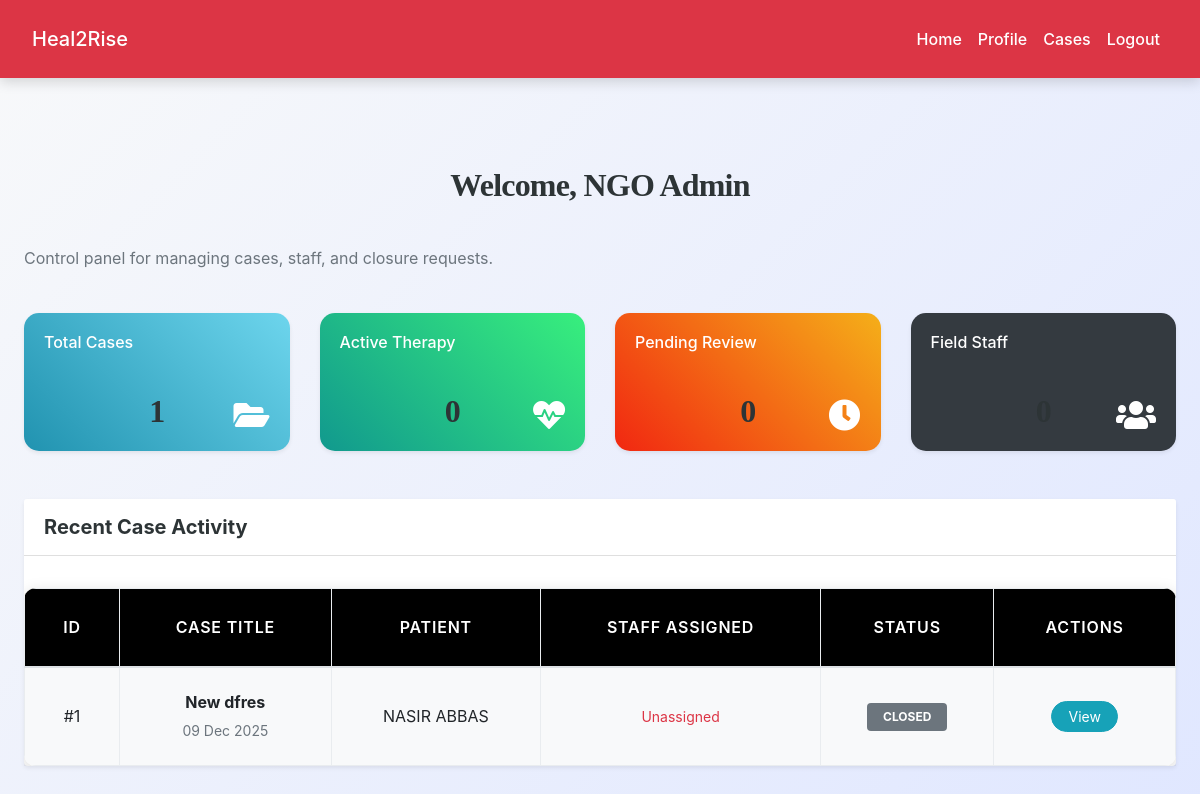
Before: /ngo/dashboard.php (signed in) with the older database file.
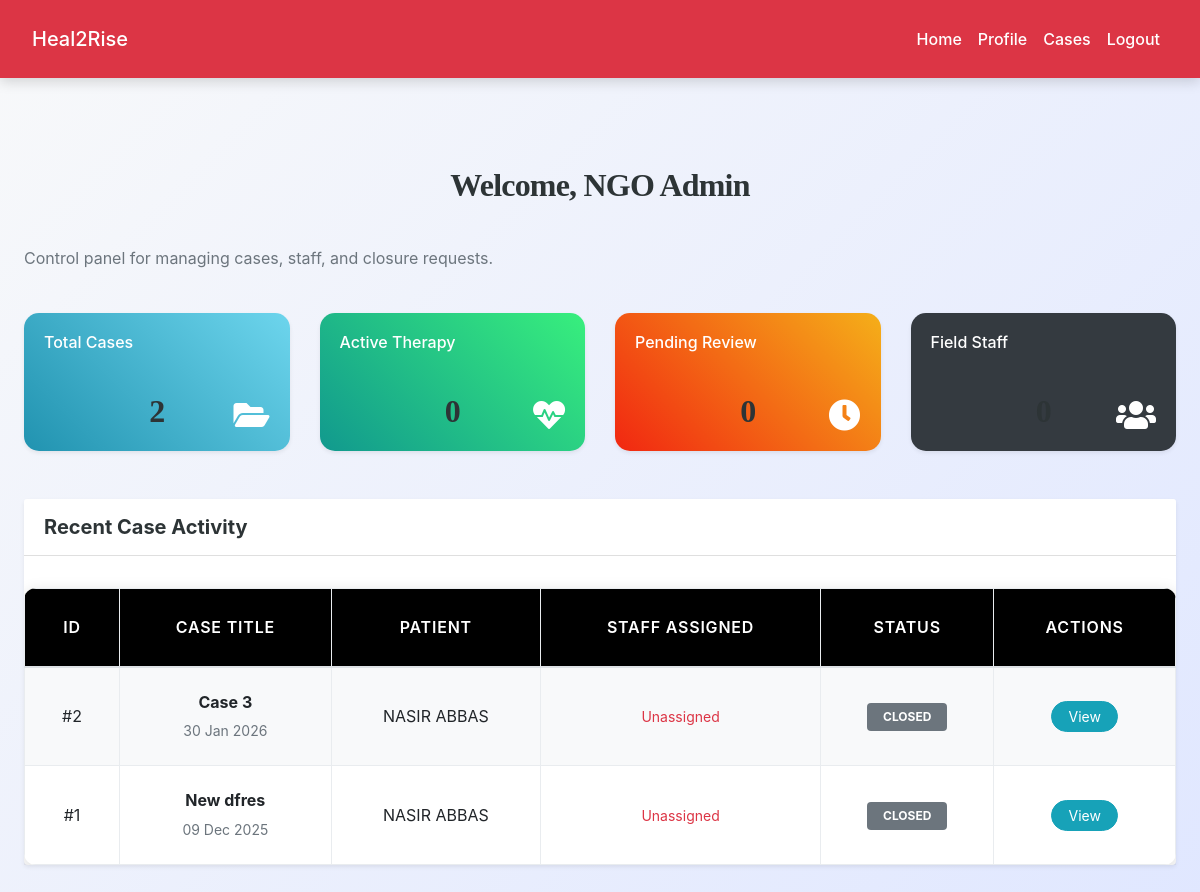
After: the same page with the newer database file.
### tables this page shows
CREATE TABLE `cases` (
  `id` int(11) NOT NULL,
  `case_title` varchar(255) NOT NULL,
  `description` text NOT NULL,
  `user_id` int(11) NOT NULL,
  `assigned_ngo_id` int(11) NOT NULL,
  `assigned_staff_id` int(11) DEFAULT NULL,
  `status` enum('pending','approved','rejected','closed') NOT NULL DEFAULT 'pending',
  `problem_category` text DEFAULT NULL,
  `severity` varchar(50) DEFAULT NULL,
  `risk_level` varchar(50) DEFAULT NULL,
  `created_at` datetime DEFAULT current_timestamp(),
  `closed_at` datetime DEFAULT NULL
);

CREATE TABLE `users` (
  `id` int(11) NOT NULL,
  `name` varchar(255) DEFAULT NULL,
  `email` varchar(255) NOT NULL,
  `password` varchar(255) NOT NULL,
  `phone` varchar(50) DEFAULT NULL,
  `emergency_contact` varchar(255) DEFAULT NULL,
  `role` enum('user','counselor','psychiatrist') NOT NULL DEFAULT 'user',
  `gender` varchar(50) DEFAULT NULL,
  `age` int(11) DEFAULT NULL,
  `status` enum('active','pending','blocked') DEFAULT 'pending',
  `created_at` datetime DEFAULT current_timestamp()
);

### ngo/dashboard.php (the view, shortened to what the changed rows need)
<?php
include('../config.php');
$ngo_id = $_SESSION["id"];
$ngo_name = $_SESSION["ngo_name"] ?? "NGO Admin";
$stats = [];
$stats['total_cases'] = $conn->query("SELECT COUNT(*) FROM cases WHERE assigned_ngo_id = $ngo_id")->fetch_row()[0] ?? 0;
$stats['active_cases'] = $conn->query("SELECT COUNT(*) FROM cases WHERE assigned_ngo_id = $ngo_id AND status = 'approved'")->fetch_row()[0] ?? 0;
$stats['pending_cases'] = $conn->query("SELECT COUNT(*) FROM cases WHERE assigned_ngo_id = $ngo_id AND status = 'pending'")->fetch_row()[0] ?? 0;
$stats['total_staff'] = $conn->query("SELECT COUNT(*) FROM team_members")->fetch_row()[0] ?? 0;
$query = "
    SELECT c.*, u.name AS user_name,
           tm.full_name AS staff_name,
           (SELECT id FROM closure_requests WHERE case_id = c.id AND status = 'pending' LIMIT 1) as pending_closure_id
    FROM cases c
    JOIN users u ON c.user_id = u.id
    LEFT JOIN team_members tm ON c.assigned_staff_id = tm.id
    WHERE c.assigned_ngo_id = ?
    ORDER BY c.created_at DESC
";
$stmt = $conn->prepare($query);
$stmt->bind_param("i", $ngo_id);
$stmt->execute();
$cases_result = $stmt->get_result();
?>
<!DOCTYPE html>
<html lang="en">
<head>
    <link rel="stylesheet" href="https://cdn.jsdelivr.net/npm/bootstrap@4.6.2/dist/css/bootstrap.min.css">
    <link rel="stylesheet" href="https://cdnjs.cloudflare.com/ajax/libs/font-awesome/5.15.4/css/all.min.css">
    <link rel="stylesheet" href="../css/style.css">
</head>
<body class="bg-light">
<div class="container-fluid px-4 py-5">
    <div class="row mb-4">
        <div class="col-md-12">
            <h2 class="font-weight-bold">Welcome, <?= htmlspecialchars($ngo_name) ?></h2>
        </div>
    </div>
    <div class="row mb-5">
        <div class="col-md-3">
            <div class="card stat-card bg-gradient-blue shadow-sm">
                <div class="card-body">
                    <h6>Total Cases</h6>
                    <h2 class="mb-0 font-weight-bold"><?= $stats['total_cases'] ?></h2>
                    <i class="fas fa-folder-open fa-2x opacity-50 position-absolute" style="right:20px; bottom:20px;"></i>
                </div>
            </div>
        </div>
        <div class="col-md-3">
            <div class="card stat-card bg-gradient-green shadow-sm">
                <div class="card-body">
                    <h2 class="mb-0 font-weight-bold"><?= $stats['active_cases'] ?></h2>
                </div>
            </div>
        </div>
        <div class="col-md-3">
            <div class="card stat-card bg-gradient-orange shadow-sm">
                <div class="card-body">
                    <h2 class="mb-0 font-weight-bold"><?= $stats['pending_cases'] ?></h2>
                </div>
            </div>
        </div>
        <div class="col-md-3">
            <div class="card stat-card bg-dark text-white shadow-sm">
                <div class="card-body">
                    <h2 class="mb-0 font-weight-bold"><?= $stats['total_staff'] ?></h2>
                </div>
            </div>
        </div>
    </div>
    <div class="card shadow-sm border-0">
        <div class="card-body p-0">
            <div class="table-responsive">
                <table class="table table-hover align-middle mb-0">
                    <thead class="bg-light">
                        <tr>
                            <th>ID</th>
                            <th>Case Title</th>
                            <th>Patient</th>
                            <th>Staff Assigned</th>
                            <th>Status</th>
                            <th class="text-center">Actions</th>
                        </tr>
                    </thead>
                    <tbody>
                        <?php while($row = $cases_result->fetch_assoc()): ?>
                        <tr>
                            <td>#<?= $row['id'] ?></td>
                            <td>
                                <span class="font-weight-bold d-block"><?= htmlspecialchars($row['case_title']) ?></span>
                                <small class="text-muted"><?= date('d M Y', strtotime($row['created_at'])) ?></small>
                            </td>
                            <td><?= htmlspecialchars($row['user_name']) ?></td>
                            <td><?= $row['staff_name'] ?? '<span class="text-danger small">Unassigned</span>' ?></td>
                            <td>
                                <span class="badge badge-<?= ($row['status'] == 'pending') ? 'warning' : (($row['status'] == 'closed') ? 'secondary' : 'success') ?> p-2 px-3">
                                    <?= strtoupper($row['status']) ?>
                                </span>
                            </td>
                            <td class="text-center">
                                <a href="view_case_details.php?id=<?= $row['id'] ?>" class="btn btn-sm btn-info rounded-pill px-3">View</a>
                            </td>
                        </tr>
                        <?php endwhile; ?>
                    </tbody>
                </table>
            </div>
        </div>
    </div>
</div>
</body>
</html>

Changed rows visible on the page:
added cases: id "2", case_title "Case 3", created_at "30 Jan 2026", user.name "NASIR ABBAS", staff_name "Unassigned", status "CLOSED"
Other visible differences:
$stats['total_cases']: "1" → "2"
